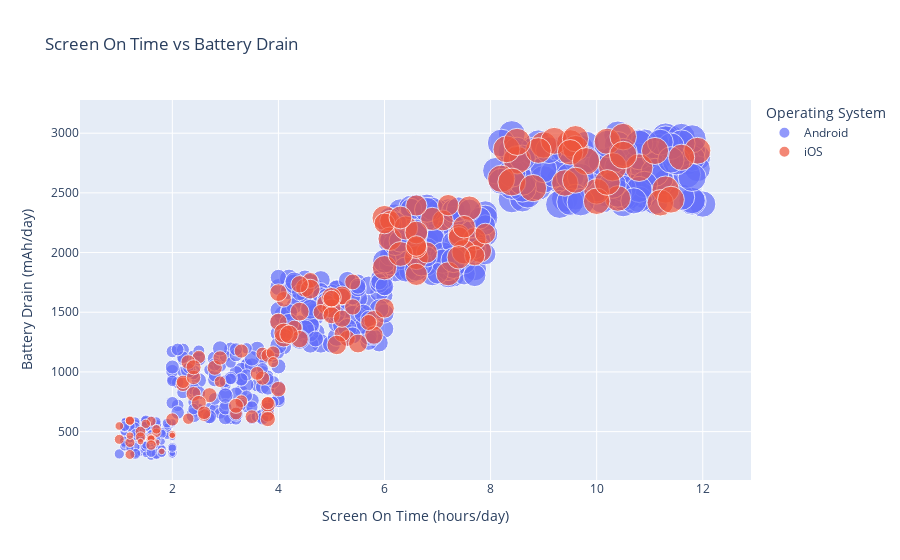

Notebook code for this chart:
### Code cell
# 2. Bildschirm-Zeit im Vergleich zur Batterieverbrauch (Streudiagramm)
fig2 = px.scatter(df_U, x='Screen On Time (hours/day)', y='Battery Drain (mAh/day)', 
                  size='App Usage Time (min/day)', color='Operating System', 
                  title='Screen On Time vs Battery Drain')
fig2.show()

### Figure 1 — Plotly figure (JSON) as saved in the notebook; plotly's stock layout.template omitted (floating-point values rounded to 4 significant figures; data arrays with more than 128 entries replaced by an {"elided": "..."} marker saying what was removed)
{"data": [{"hovertemplate": "Operating System=Android<br>Screen On Time (hours/day)=%{x}<br>Battery Drain (mAh/day)=%{y}<br>App Usage Time (min/day)=%{marker.size}<extra></extra>", "legendgroup": "Android", "marker": {"color": "#636efa", "size": {"elided": "554 int values"}, "sizemode": "area", "sizeref": 1.495, "symbol": "circle"}, "mode": "markers", "name": "Android", "orientation": "v", "showlegend": true, "type": "scatter", "x": {"elided": "554 float values"}, "xaxis": "x", "y": {"elided": "554 int values"}, "yaxis": "y"}, {"hovertemplate": "Operating System=iOS<br>Screen On Time (hours/day)=%{x}<br>Battery Drain (mAh/day)=%{y}<br>App Usage Time (min/day)=%{marker.size}<extra></extra>", "legendgroup": "iOS", "marker": {"color": "#EF553B", "size": {"elided": "146 int values"}, "sizemode": "area", "sizeref": 1.495, "symbol": "circle"}, "mode": "markers", "name": "iOS", "orientation": "v", "showlegend": true, "type": "scatter", "x": {"elided": "146 float values"}, "xaxis": "x", "y": {"elided": "146 int values"}, "yaxis": "y"}], "layout": {"legend": {"itemsizing": "constant", "title": {"text": "Operating System"}, "tracegroupgap": 0}, "title": {"text": "Screen On Time vs Battery Drain"}, "xaxis": {"anchor": "y", "domain": [0, 1], "title": {"text": "Screen On Time (hours/day)"}}, "yaxis": {"anchor": "x", "domain": [0, 1], "title": {"text": "Battery Drain (mAh/day)"}}}}
